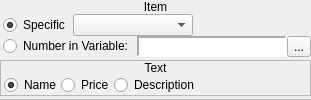
       <widget class="QWidget" name="wItem">
        <layout class="QVBoxLayout" name="verticalLayout_37">
         <property name="spacing">
          <number>3</number>
         </property>
         <property name="margin">
          <number>0</number>
         </property>
         <item>
          <widget class="QFrame" name="frame_21">
           <property name="sizePolicy">
            <sizepolicy hsizetype="Preferred" vsizetype="Fixed">
             <horstretch>0</horstretch>
             <verstretch>0</verstretch>
            </sizepolicy>
           </property>
           <layout class="QVBoxLayout" name="verticalLayout_33">
            <property name="spacing">
             <number>0</number>
            </property>
            <property name="margin">
             <number>0</number>
            </property>
            <item>
             <widget class="QLabel" name="label_9">
              <property name="sizePolicy">
               <sizepolicy hsizetype="Preferred" vsizetype="Fixed">
                <horstretch>0</horstretch>
                <verstretch>0</verstretch>
               </sizepolicy>
              </property>
              <property name="text">
               <string>Item</string>
              </property>
              <property name="alignment">
               <set>Qt::AlignCenter</set>
              </property>
             </widget>
            </item>
            <item>
             <widget class="QWidget" name="widget_9" native="true">
              <layout class="QVBoxLayout" name="verticalLayout_35">
               <property name="spacing">
                <number>0</number>
               </property>
               <property name="leftMargin">
                <number>3</number>
               </property>
               <property name="topMargin">
                <number>0</number>
               </property>
               <property name="rightMargin">
                <number>0</number>
               </property>
               <property name="bottomMargin">
                <number>0</number>
               </property>
               <item>
                <layout class="QHBoxLayout" name="horizontalLayout_22">
                 <property name="spacing">
                  <number>3</number>
                 </property>
                 <item>
                  <widget class="QRadioButton" name="rbItemSpecific">
                   <property name="sizePolicy">
                    <sizepolicy hsizetype="Fixed" vsizetype="Fixed">
                     <horstretch>0</horstretch>
                     <verstretch>0</verstretch>
                    </sizepolicy>
                   </property>
                   <property name="text">
                    <string>Specific</string>
                   </property>
                   <property name="checked">
                    <bool>true</bool>
                   </property>
                  </widget>
                 </item>
                 <item>
                  <widget class="QComboBox" name="cboxItem">
                   <property name="minimumSize">
                    <size>
                     <width>120</width>
                     <height>0</height>
                    </size>
                   </property>
                   <property name="maximumSize">
                    <size>
                     <width>120</width>
                     <height>16777215</height>
                    </size>
                   </property>
                  </widget>
                 </item>
                 <item>
                  <spacer name="horizontalSpacer_3">
                   <property name="orientation">
                    <enum>Qt::Horizontal</enum>
                   </property>
                   <property name="sizeHint" stdset="0">
                    <size>
                     <width>40</width>
                     <height>20</height>
                    </size>
                   </property>
                  </spacer>
                 </item>
                </layout>
               </item>
               <item>
                <layout class="QHBoxLayout" name="horizontalLayout_38">
                 <property name="spacing">
                  <number>3</number>
                 </property>
                 <item>
                  <widget class="QRadioButton" name="rbItemVariable">
                   <property name="sizePolicy">
                    <sizepolicy hsizetype="Fixed" vsizetype="Fixed">
                     <horstretch>0</horstretch>
                     <verstretch>0</verstretch>
                    </sizepolicy>
                   </property>
                   <property name="text">
                    <string>Number in Variable:</string>
                   </property>
                  </widget>
                 </item>
                 <item>
                  <widget class="QWidget" name="wItem_Variable" native="true">
                   <layout class="QHBoxLayout" name="horizontalLayout_23">
                    <property name="spacing">
                     <number>0</number>
                    </property>
                    <property name="margin">
                     <number>0</number>
                    </property>
                    <item>
                     <widget class="QLabel" name="lblItemVariable">
                      <property name="sizePolicy">
                       <sizepolicy hsizetype="Preferred" vsizetype="Preferred">
                        <horstretch>0</horstretch>
                        <verstretch>0</verstretch>
                       </sizepolicy>
                      </property>
                      <property name="minimumSize">
                       <size>
                        <width>150</width>
                        <height>0</height>
                       </size>
                      </property>
                      <property name="font">
                       <font>
                        <family>Monospace</family>
                       </font>
                      </property>
                      <property name="styleSheet">
                       <string notr="true">background-color: palette(base);</string>
                      </property>
                      <property name="frameShape">
                       <enum>QFrame::Panel</enum>
                      </property>
                      <property name="frameShadow">
                       <enum>QFrame::Sunken</enum>
                      </property>
                      <property name="lineWidth">
                       <number>2</number>
                      </property>
                      <property name="text">
                       <string/>
                      </property>
                     </widget>
                    </item>
                    <item>
                     <widget class="QToolButton" name="bItemBrowseVariables">
                      <property name="text">
                       <string>...</string>
                      </property>
                      <property name="icon">
                       <iconset resource="gui_icons.qrc">
                        <normaloff>:/icons/fileopen.png</normaloff>:/icons/fileopen.png</iconset>
                      </property>
                     </widget>
                    </item>
                   </layout>
                  </widget>
                 </item>
                </layout>
               </item>
              </layout>
             </widget>
            </item>
           </layout>
          </widget>
         </item>
         <item>
          <widget class="QFrame" name="frame_12">
           <property name="sizePolicy">
            <sizepolicy hsizetype="Preferred" vsizetype="Fixed">
             <horstretch>0</horstretch>
             <verstretch>0</verstretch>
            </sizepolicy>
           </property>
           <property name="frameShape">
            <enum>QFrame::StyledPanel</enum>
           </property>
           <property name="frameShadow">
            <enum>QFrame::Raised</enum>
           </property>
           <layout class="QVBoxLayout" name="verticalLayout_34">
            <property name="spacing">
             <number>0</number>
            </property>
            <property name="margin">
             <number>0</number>
            </property>
            <item>
             <widget class="QLabel" name="label_10">
              <property name="sizePolicy">
               <sizepolicy hsizetype="Preferred" vsizetype="Fixed">
                <horstretch>0</horstretch>
                <verstretch>0</verstretch>
               </sizepolicy>
              </property>
              <property name="text">
               <string>Text</string>
              </property>
              <property name="alignment">
               <set>Qt::AlignCenter</set>
              </property>
             </widget>
            </item>
            <item>
             <widget class="QWidget" name="widget_10" native="true">
              <layout class="QHBoxLayout" name="horizontalLayout_21">
               <property name="spacing">
                <number>0</number>
               </property>
               <property name="leftMargin">
                <number>3</number>
               </property>
               <property name="topMargin">
                <number>0</number>
               </property>
               <property name="rightMargin">
                <number>0</number>
               </property>
               <property name="bottomMargin">
                <number>0</number>
               </property>
               <item>
                <widget class="QRadioButton" name="rbItemName">
                 <property name="text">
                  <string>Name</string>
                 </property>
                 <property name="checked">
                  <bool>true</bool>
                 </property>
                </widget>
               </item>
               <item>
                <widget class="QRadioButton" name="rbItemPrice">
                 <property name="text">
                  <string>Price</string>
                 </property>
                </widget>
               </item>
               <item>
                <widget class="QRadioButton" name="rbItemDescription">
                 <property name="text">
                  <string>Description</string>
                 </property>
                </widget>
               </item>
               <item>
                <spacer name="horizontalSpacer_2">
                 <property name="orientation">
                  <enum>Qt::Horizontal</enum>
                 </property>
                 <property name="sizeHint" stdset="0">
                  <size>
                   <width>40</width>
                   <height>20</height>
                  </size>
                 </property>
                </spacer>
               </item>
              </layout>
             </widget>
            </item>
           </layout>
          </widget>
         </item>
         <item>
          <widget class="QFrame" name="frame_9">
           <property name="frameShape">
            <enum>QFrame::StyledPanel</enum>
           </property>
           <property name="frameShadow">
            <enum>QFrame::Raised</enum>
           </property>
          </widget>
         </item>
        </layout>
       </widget>
